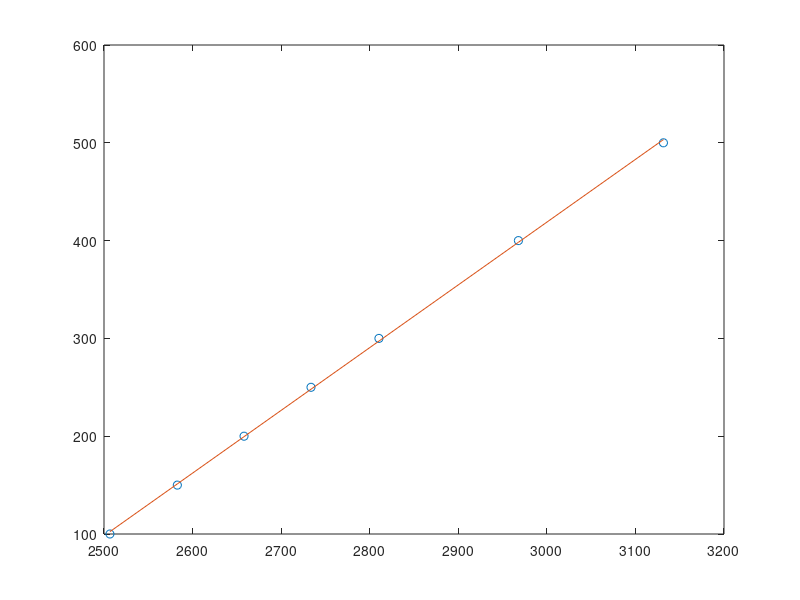

The MATLAB script that drew this image:
T = [100 150 200 250 300 400 500];
u = [2506.7, 2582.8, 2658.1, 2733.7, 2810.4, 2967.9, 3131.6];

n = 1;
p = polyfit(u, T, n)
a = p(1); b = p(2);
x = u;
y_model = a*x+b;
plot(u, T, 'o', u, y_model);